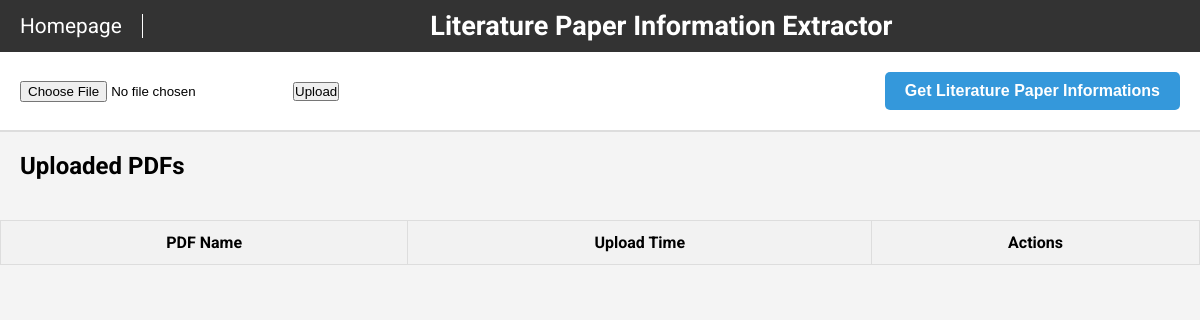
The app's page /Paper_Extractor/extract/, older data.
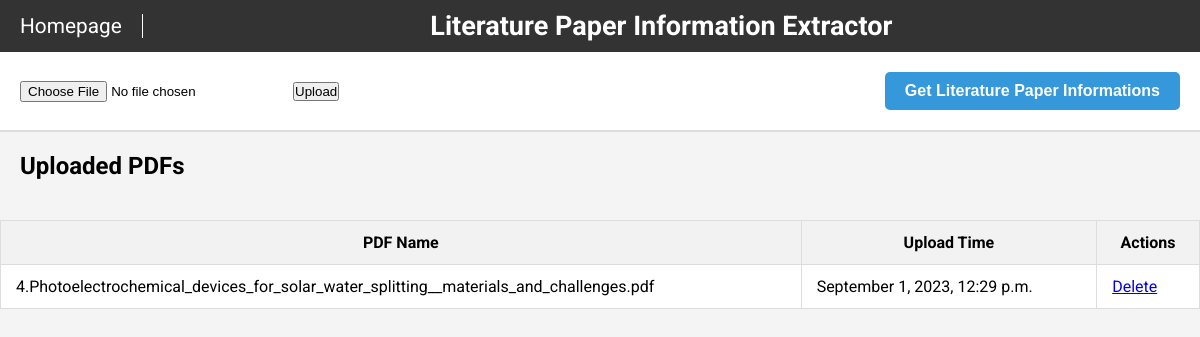
The same page, newer data.
### Paper_Extractor/models.py (models this page shows)
class UploadedPDF(models.Model):
    pdf_file = models.FileField(upload_to='uploaded_pdfs/')
    upload_time = models.DateTimeField(auto_now_add=True)
    @property
    def file_name(self):
        return os.path.basename(self.pdf_file.name)

### Paper_Extractor/views.py (the view)
# urls.py: path('extract/', views.display_upload_page, name='display_upload'),
def display_upload_page(request):
    all_pdfs = UploadedPDF.objects.all()
    return render(request, 'Paper_Extractor/upload.html', {'all_pdfs': all_pdfs})

### Paper_Extractor/templates/Paper_Extractor/upload.html (shortened to what this page needs)
<!DOCTYPE html>
<html lang="en">
<head>
</head>
<body>
    <div class="title-bar">
        <a href="/" class="home-link">Homepage</a>
        <h1>Literature Paper Information Extractor</h1>
    </div>
    <div class="upload-section">
        <form action="{% url 'Paper_Extractor:upload_pdf' %}" method="post" enctype="multipart/form-data" style="display: flex; align-items: center; gap: 20px;">
            <input type="file" name="pdf_file">
            <input type="submit" value="Upload">
        </form>
        <button class="info-button" onclick="location.href='{% url 'Paper_Extractor:extract_dois' %}'">Get Literature Paper Informations</button>
    </div>
    <h2 style="padding: 20px;">Uploaded PDFs</h2>
    <table class="pdf-table">
        <thead>
            <tr>
                <th>PDF Name</th>
                <th>Upload Time</th>
                <th>Actions</th>
            </tr>
        </thead>
        <tbody>
            {% for pdf in all_pdfs %}
            <tr>
                <td>{{ pdf.file_name }}</td>
                <td>{{ pdf.upload_time|date:"F j, Y, P" }}</td>
                <td><a href="{% url 'Paper_Extractor:delete_pdf' pdf.id %}">Delete</a></td>
            </tr>
            {% endfor %}
        </tbody>
    </table>

### Paper_Extractor/templates/Paper_Extractor/upload.html (style rules this page uses)
* { margin: 0; padding: 0; box-sizing: border-box; }
body { font-family: 'Roboto', sans-serif; background-color: #f4f4f4; }
.title-bar { background-color: #333; color: white; padding: 10px 20px; display: flex; justify-content: space-between; align-items: center; font-size: 1.3em; }
.title-bar h1 { font-weight: 700; flex-grow: 1; text-align: center; font-size: 1.3em; }
.home-link { color: white; text-decoration: none; font-size: 1em; margin-right: auto; padding-right: 20px; border-right: 1px solid white; }
.upload-section { display: flex; justify-content: space-between; align-items: center; padding: 20px; background-color: white; border-bottom: 2px solid #ddd; }
.info-button { background-color: #3498db; color: white; padding: 10px 20px; border: none; border-radius: 5px; cursor: pointer; transition: background-color 0.3s; font-size: 1em; font-weight: 600; }
.pdf-table { width: 100%; border-collapse: collapse; margin-top: 20px; background-color: white; border-radius: 5px; }
.pdf-table th, .pdf-table td { padding: 12px 15px; border: 1px solid #ddd; }
.pdf-table th { background-color: #f2f2f2; }
table { width: 100%; border-collapse: collapse; margin-top: 20px; background-color: white; border-radius: 5px; }
th, td { padding: 12px 15px; border: 1px solid #ddd; }
th { background-color: #f2f2f2; }

Row changes from the older to the newer data that the page shows:
added UploadedPDF: file_name "4.Photoelectrochemical_devices_for_solar_water_splitting__materials_and_challenges.pdf", upload_time "September 1, 2023, 12:29 p.m."
